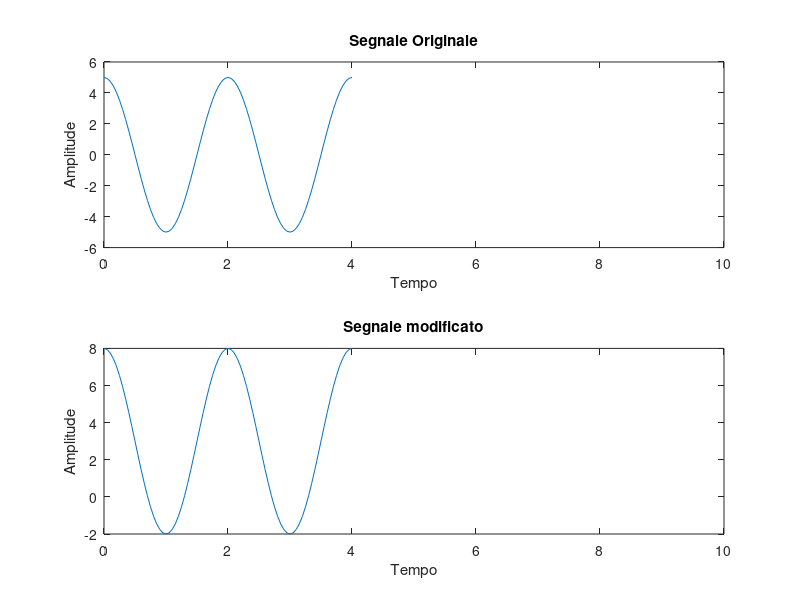
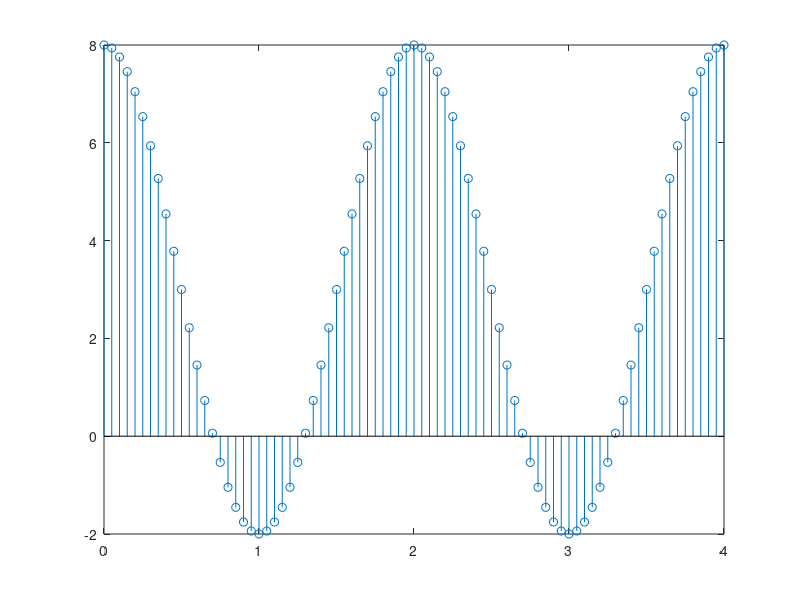

Write MATLAB code to recreate these figures, in order. (Note: this script raises an error after producing the figures.)
clc
close all
clear


% Creare una sinusoide
A = 5; % Amplitude
T= 2; % Periodo
phi=0;

n = 0:0.05:2*T; % Intervallo di tempo da 0 a 2*T
x = A * cos(2*pi*n/T +phi);

% Grafico della sinusoide originale
subplot(2, 1, 1);
plot(n, x);
xlim([0 10])

title('Segnale Originale');
xlabel('Tempo');
ylabel('Amplitude');

% Definizione segnale xx
%a = 1/2;
b= 3;

xx = A * cos(2*pi*n/T +phi)+b;



subplot(2, 1, 2);
plot(n, xx);
title('Segnale modificato');
xlim([0 10])
xlabel('Tempo');
ylabel('Amplitude');

% vettore per scegliere se si vuole calcolare valore medio su segnale
% originario o modificato 
choice_vect = 'transformed';% original, transformed

if strcmp(choice_vect,'original')==1
    x_chosen = x;
    mean_val = mean(x_chosen);
    E_chosen = sum(abs(x_chosen).^2); % Calcolo dell'energia utilizzando una sommatoria

 elseif strcmp(choice_vect,'transformed')==1
        x_chosen = xx;
        mean_val = mean(x_chosen);
        E_chosen = sum(abs(x_chosen).^2); % Calcolo dell'energia utilizzando una sommatoria

end

titlefig = strcat("Figure with ",choice_vect, " signal with mean value");
figure('Name', titlefig)
stem(n,x_chosen);
hold on
yline(mean_val,'-.b','Mean Value','LineWidth',3);
text(0.2,7,strcat('Energy=',num2str(E_chosen)));

phi_vector =[1, 1.25, 1.5, 1.75,2];
matrix_signals = zeros(numel(x), numel(phi_vector));
%T_matrix = 3;


for i=1:numel(phi_vector)
    matrix_signals(:,i) = A * cos(2*pi*n/T + phi_vector(i));
    crosscorr(:,i) =xcorr(x,matrix_signals(:,i))';
    autocorr(:,i) = xcorr(matrix_signals(:,i)',matrix_signals(:,i))';
    correlationcoefficient_matrix=corrcoef(x,matrix_signals(:,i))';
    correlationcoefficient(i)= correlationcoefficient_matrix(1,2);
end


figure;
imagesc(correlationcoefficient);

% definizione filtri
%h_1 = zeros(size(t));
%h_1(t == 3) = 1; 

h= zeros(size(n));
h(n >= 1 & n <= 2) = 1;

y = conv(x, h,'full');



% Plottare il segnale di ingresso
subplot(3,1,1);
plot(n, x);
title('Segnale in Ingresso x(t)');
xlabel('Tempo');
ylabel('Amplitude');

% Plottare la risposta impulsiva del filtro
subplot(3,1,2);
plot(n, h);
title('Risposta Impulsiva del Filtro h(t)');
xlabel('Tempo');
ylabel('Amplitude');

% Plottare il segnale filtrato
subplot(3,1,3);
plot(y);
title('Segnale Filtrato y(t)');
xlabel('Tempo');
ylabel('Amplitude');






